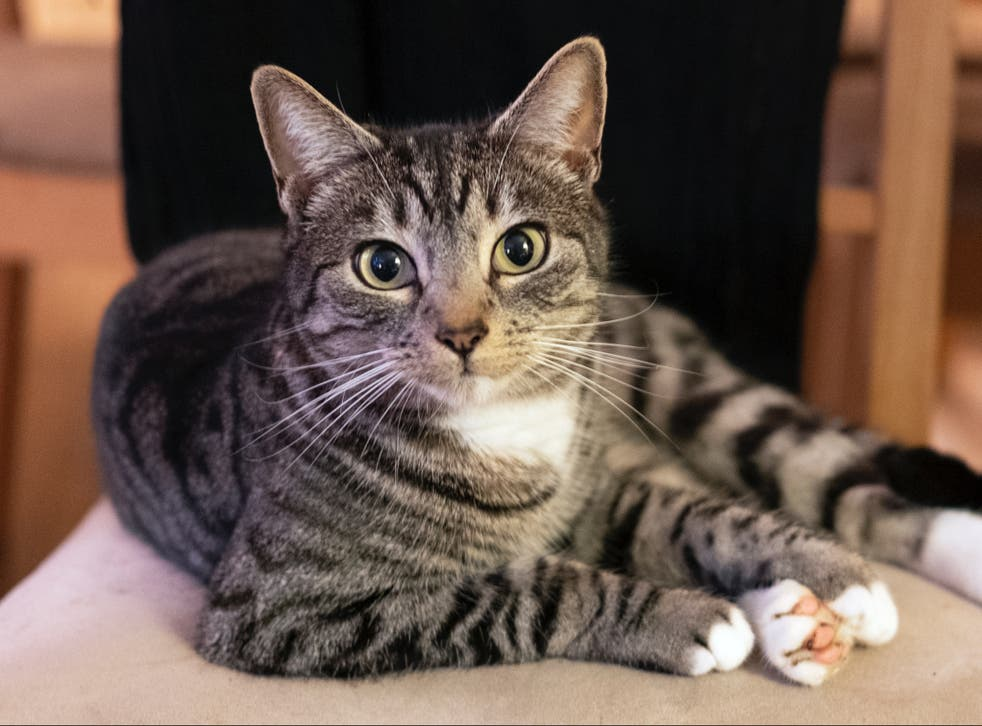
#> input picture tests/cats/smiling_cat.jpg, 982 x 726 px, found by its file name
$ python face_detection.py
#> lines starting #> are read from the running program, lines starting #| are printed output that depends on the picture; after the words box and inside, x2 and y2 are one past the last pixel; in counts of white or black regions, pixels touching at a corner belong together
import cv2

def main():
    # # Load the cascade
    face_cascade = cv2.CascadeClassifier('./tests/haarcascade_frontalcatface.xml')
    # # Read the input image
    image = cv2.imread('./tests/cats/smiling_cat.jpg')
#> image is the input picture: shape (726, 982, 3); mean B, G, R 77.6, 88.1, 107.4
    # image = cv2.resize(image, (600, 600))
    # # Convert into grayscale
    gray = cv2.cvtColor(image, cv2.COLOR_BGR2GRAY)
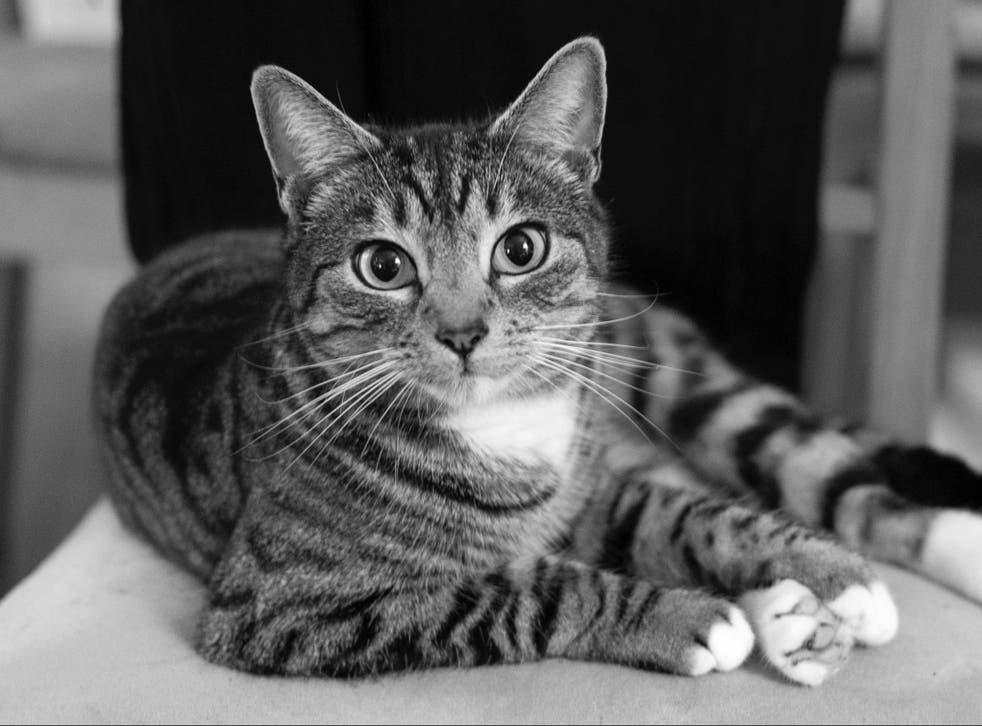
#> gray: shape (726, 982); min 0, max 255, mean 92.7
    # # Detect faces
    faces = face_cascade.detectMultiScale(gray, 1.1, 4)
#> faces = [[300, 135, 303, 303]]
    # # Draw rectangle around the faces
    for (x, y, w, h) in faces:
        cv2.rectangle(image, (x, y), (x+w, y+h), (255, 0, 0), 2)
#> this loop made 1 pass
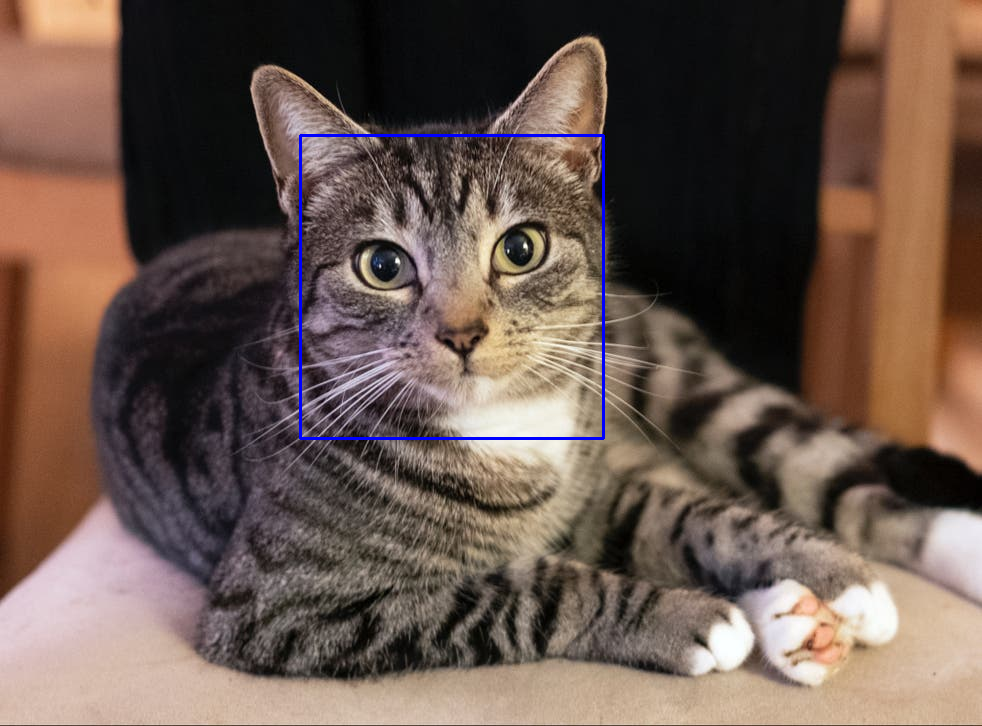
#> image: shape (726, 982, 3); 0.51% of pixels changed, all inside (x1, y1, x2, y2) = (299, 134, 605, 440)
    # # Display the output
    cv2.imshow('image', image)
    cv2.waitKey(0)
    cv2.imwrite('./tests/image_cat_detection.jpg', image)
    cv2.destroyAllWindows()


if __name__ == '__main__':
    main()

$ run again, with tests/cats/tired_cat.jpg copied over tests/cats/smiling_cat.jpg
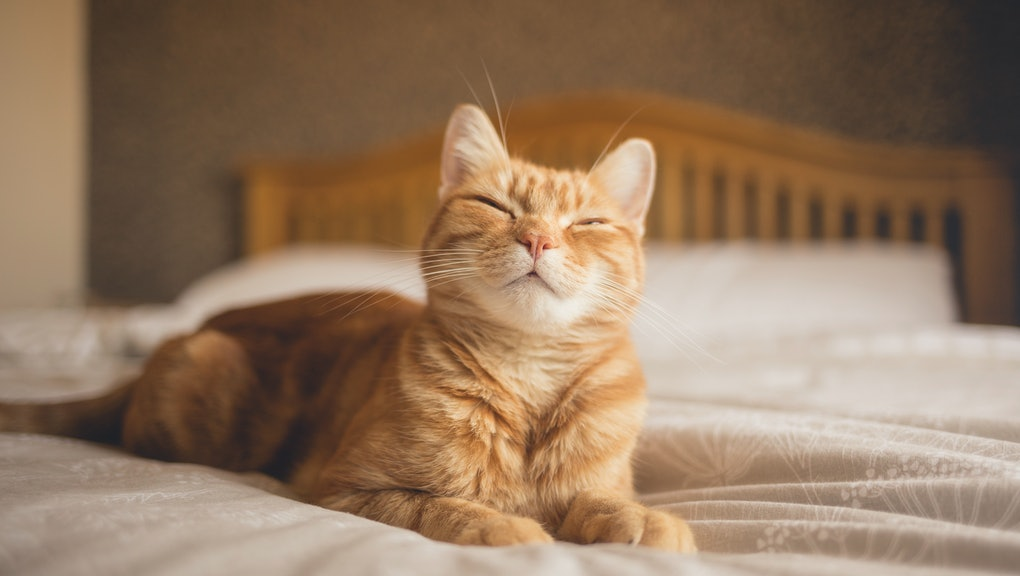
#> input picture tests/cats/tired_cat.jpg, 1020 x 576 px, found by its file name
#> in main, image is the input picture: shape (576, 1020, 3); mean B, G, R 95.5, 119.7, 146.7
#> in main, `gray = cv2.cvtColor(image, cv2.COLOR_BGR2GRAY)`:
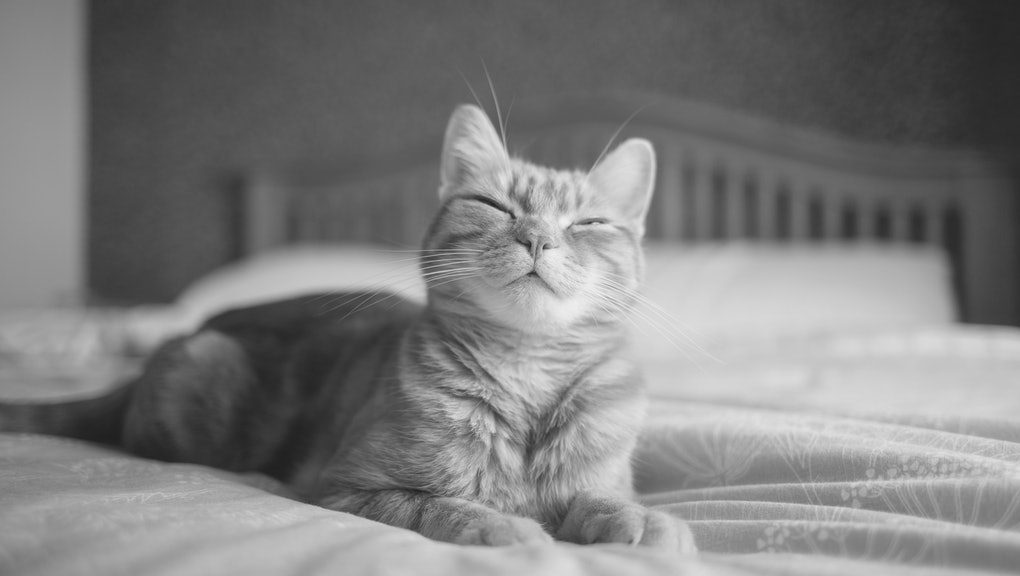
#> gray: shape (576, 1020); min 31, max 240, mean 125
#> faces = ()

$ run again, with tests/cats/cat_eyes.jpeg copied over tests/cats/smiling_cat.jpg
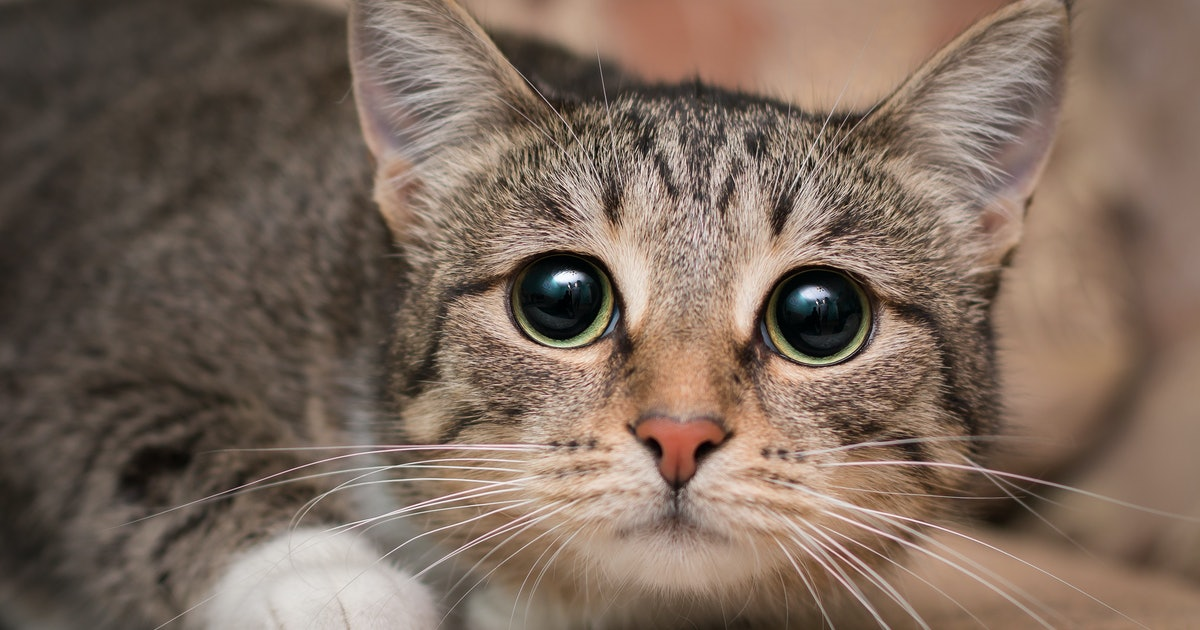
#> input picture tests/cats/cat_eyes.jpeg, 1200 x 630 px, found by its file name
#> in main, image is the input picture: shape (630, 1200, 3); mean B, G, R 92, 105.3, 124.3
#> in main, `gray = cv2.cvtColor(image, cv2.COLOR_BGR2GRAY)`:
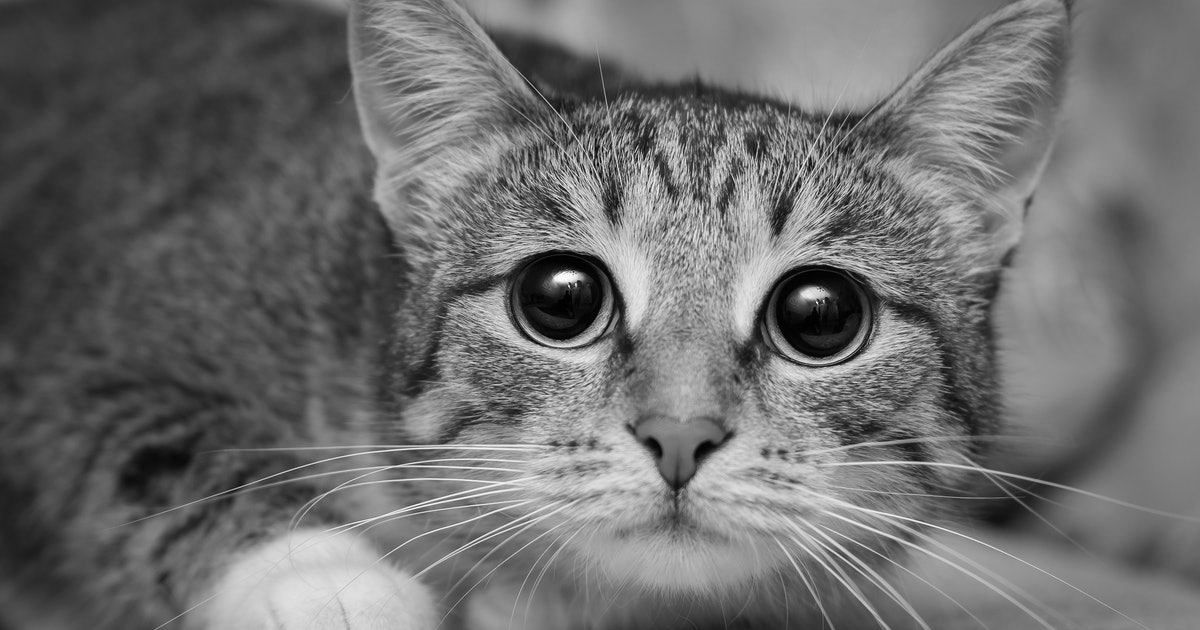
#> gray: shape (630, 1200); min 0, max 255, mean 109.4
#> faces = [[603, 379, 153, 153]]
#> the loop in main, `for (x, y, w, h) in faces:` made 1 pass
#> after the loop in main, `for (x, y, w, h) in faces:`:
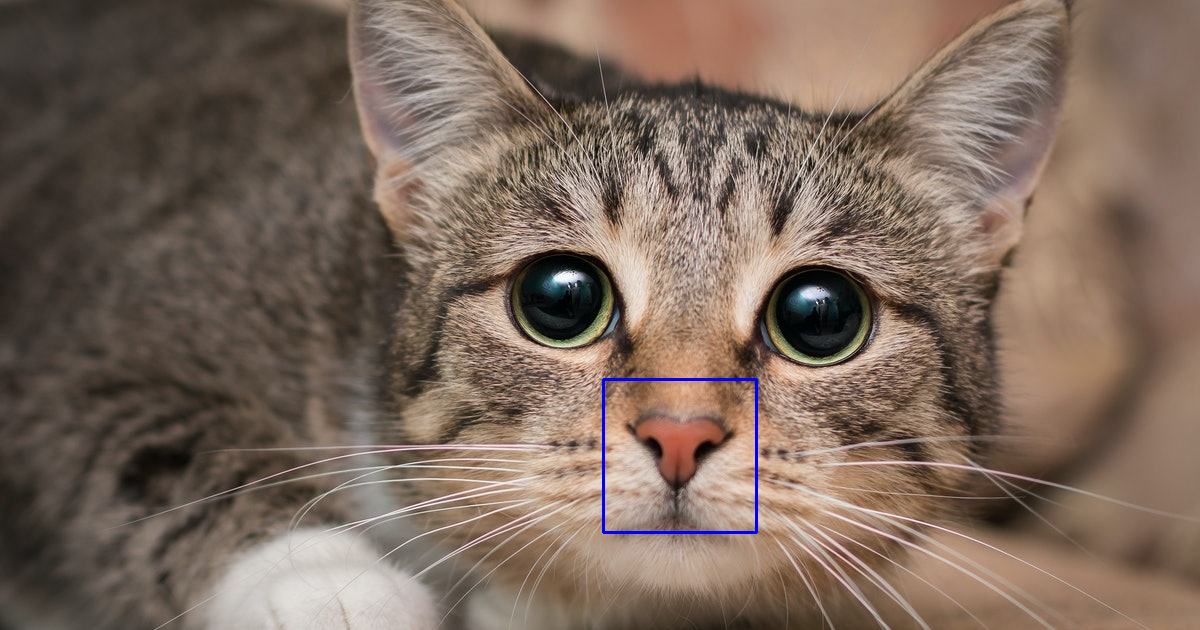
#> image: shape (630, 1200, 3); 0.24% of pixels changed, all inside (x1, y1, x2, y2) = (602, 378, 758, 534)
